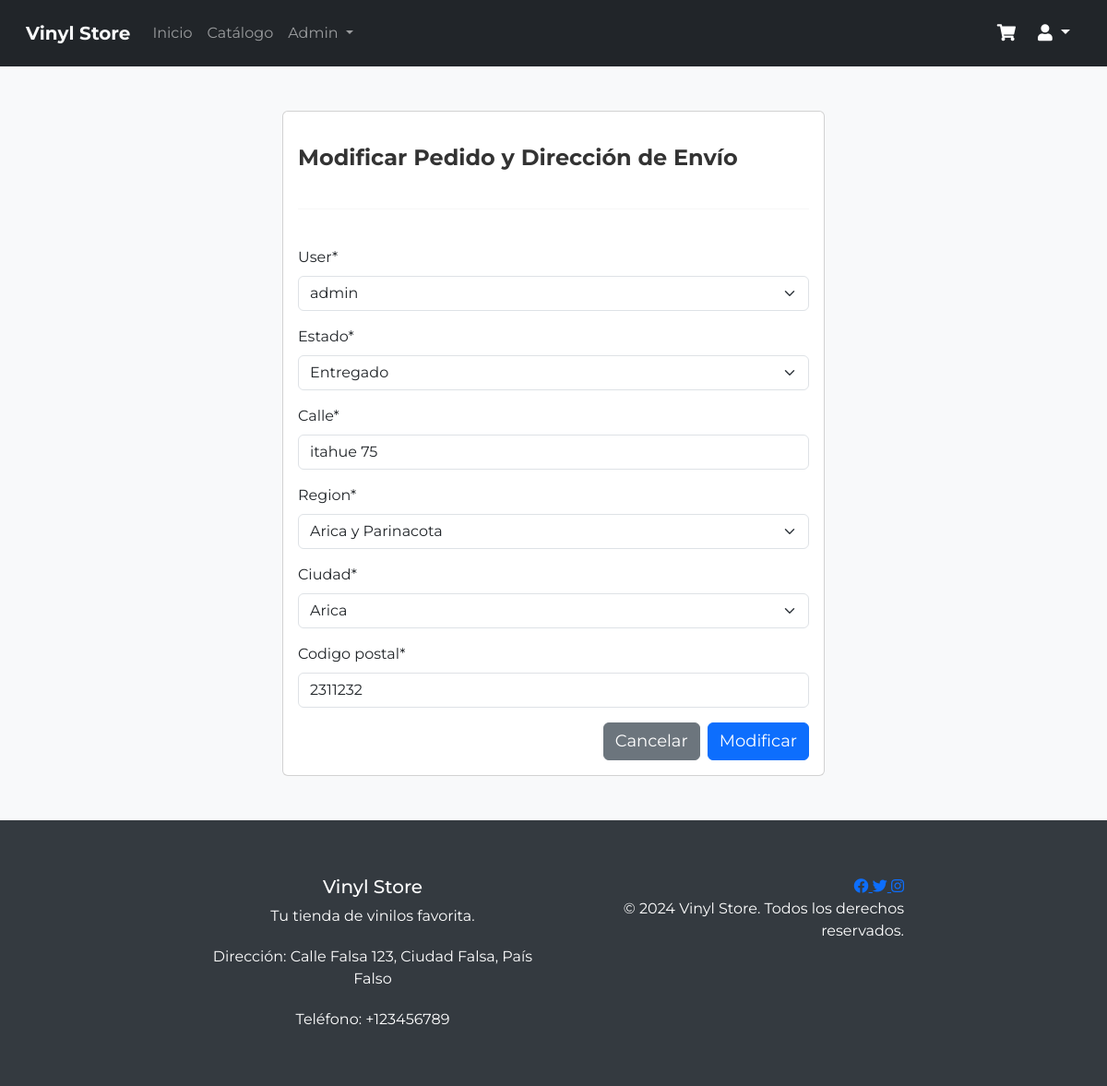
Screenshot of /modificarpedido/145 (signed in) with the database file from the repository.
### aplicacion/models.py (models this page shows, shortened)
class Pedido(models.Model):
    ESTADO_CHOICES = (
        ('Pendiente', 'Pendiente'),
        ('En_camino', 'En camino'),
        ('Entregado', 'Entregado'),
        ('Cancelado', 'Cancelado'),
    )
    user = models.ForeignKey(settings.AUTH_USER_MODEL, on_delete=models.SET_NULL, null=True)
    nombre_usuario = models.CharField(max_length=150)  # Campo para almacenar el nombre de usuario
    fecha_pedido = models.DateTimeField(auto_now_add=True)
    estado = models.CharField(max_length=20, choices=ESTADO_CHOICES, default='pendiente')

class DireccionEnvio(models.Model):
    pedido = models.OneToOneField('Pedido', on_delete=models.CASCADE, related_name='direccion_envio')
    calle = models.CharField(max_length=255)
    region = models.CharField(max_length=100, choices=REGIONES_CHILE)
    ciudad = models.CharField(max_length=100, choices=CIUDADES_CHILE)
    codigo_postal = models.CharField(max_length=10)

### aplicacion/views.py (the view)
# urls.py: path('modificarpedido/<id>',modificarpedido,name='modificarpedido'),
@permission_required('aplicacion.add_disco')
def modificarpedido(request, id):
    pedido = get_object_or_404(Pedido, id=id)
    direccion_envio = pedido.direccion_envio
    if request.method == 'POST':
        pedido_form = PedidoForm(request.POST, instance=pedido)
        direccion_form = DireccionEnvioForm(request.POST, instance=direccion_envio)
        if pedido_form.is_valid() and direccion_form.is_valid():
            pedido_form.save()
            direccion_form.save()
            messages.success(request, "Pedido y dirección de envío modificados correctamente")
            return redirect('pedidos')
    else:
        pedido_form = PedidoForm(instance=pedido)
        direccion_form = DireccionEnvioForm(instance=direccion_envio)
    context = {
        'pedido_form': pedido_form,
        'direccion_form': direccion_form,
    }
    return render(request, 'aplicacion/administrador/modificarpedido.html', context)

### aplicacion/forms.py (shortened to what this page needs)
class PedidoForm(forms.ModelForm):
    class Meta:
        model = Pedido
        fields = ['user', 'estado' ]

class DireccionEnvioForm(forms.ModelForm):
    class Meta:
        model = DireccionEnvio
        fields = ['calle', 'region', 'ciudad', 'codigo_postal']
        widgets = {
            'calle': forms.TextInput(attrs={'class': 'form-control'}),
            'region': forms.Select(attrs={'class': 'form-control'}),  # Utilizamos Select para campos con opciones
            'ciudad': forms.Select(attrs={'class': 'form-control'}),  # Utilizamos Select para campos con opciones
            'codigo_postal': forms.TextInput(attrs={'class': 'form-control'}),
        }

### aplicacion/models.py (called while the page is built)
    def __str__(self):
        return self.username

### aplicacion/templates/aplicacion/administrador/modificarpedido.html (shortened to what this page needs)
{% extends "aplicacion/base.html" %}
{% load static %}
{% load crispy_forms_tags %}
{% block content %}
<br><br>
<div class="row">
    <div class="col-12 col-md-6 offset-md-3">
        <div class="card">
            <div class="card-body">
                <h2>Modificar Pedido y Dirección de Envío</h2>
                <hr>
                <form action="" method="post" enctype="multipart/form-data">
                    <div class="mb-3">
                        {{ pedido_form|crispy }}
                    </div>
                    <div class="mb-3">
                        {{ direccion_form|crispy }}
                    </div>
                    <div class="d-flex justify-content-end">
                        <a href="{% url 'pedidos' %}" class="btn btn-secondary">Cancelar</a>
                        <button type="submit" class="btn btn-primary ms-2">Modificar</button>
                    </div>
                </form>
            </div>
        </div>
    </div>
</div>
<br><br>
{% endblock content %}

### aplicacion/static/aplicacion/css/main.css (style rules this page uses)
body { font-family: 'Montserrat', sans-serif; background-color: #f8f9fa; margin-bottom: 0; }
hr { border-top: 1px solid #ddd; margin-top: 40px; margin-bottom: 40px; }
h2 { margin-top: 20px; margin-bottom: 20px; }
.btn { font-size: 18px; }
h2 { font-size: 1.5rem; font-weight: bold; color: #333; margin-bottom: 10px; }

### rows the page displays
Pedido: user "admin", estado "Entregado"
DireccionEnvio: calle "itahue 75", region "Arica y Parinacota", ciudad "Arica", codigo_postal "2311232"
